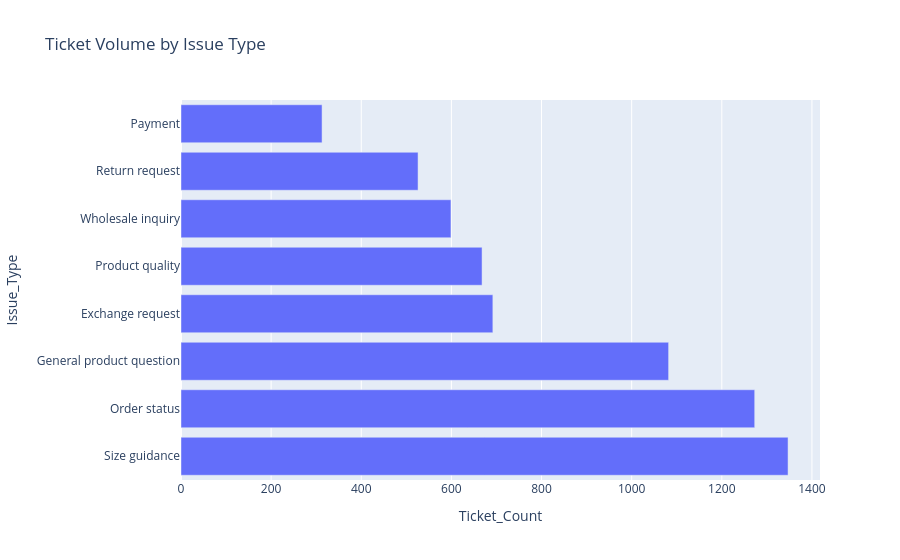

The notebook cell saved with this chart:
### Markdown cell above
Chart 1: Tickets by Issue Type

### Code cell
issue_counts= tickets["Issue_Type"].value_counts().reset_index()
issue_counts.columns = ["Issue_Type", "Ticket_Count"]

fig = px.bar(issue_counts, x="Ticket_Count", y="Issue_Type", title="Ticket Volume by Issue Type")
fig.show()

### Figure 1 — Plotly figure (JSON) as saved in the notebook; plotly's stock layout.template omitted (floating-point values rounded to 4 significant figures)
{"data": [{"hovertemplate": "Ticket_Count=%{x}<br>Issue_Type=%{y}<extra></extra>", "legendgroup": "", "marker": {"color": "#636efa", "pattern": {"shape": ""}}, "name": "", "orientation": "h", "showlegend": false, "textposition": "auto", "type": "bar", "x": [1347, 1273, 1082, 692, 668, 599, 526, 313], "xaxis": "x", "y": ["Size guidance", "Order status", "General product question", "Exchange request", "Product quality", "Wholesale inquiry", "Return request", "Payment"], "yaxis": "y"}], "layout": {"barmode": "relative", "legend": {"tracegroupgap": 0}, "title": {"text": "Ticket Volume by Issue Type"}, "xaxis": {"anchor": "y", "domain": [0, 1], "title": {"text": "Ticket_Count"}}, "yaxis": {"anchor": "x", "domain": [0, 1], "title": {"text": "Issue_Type"}}}}
